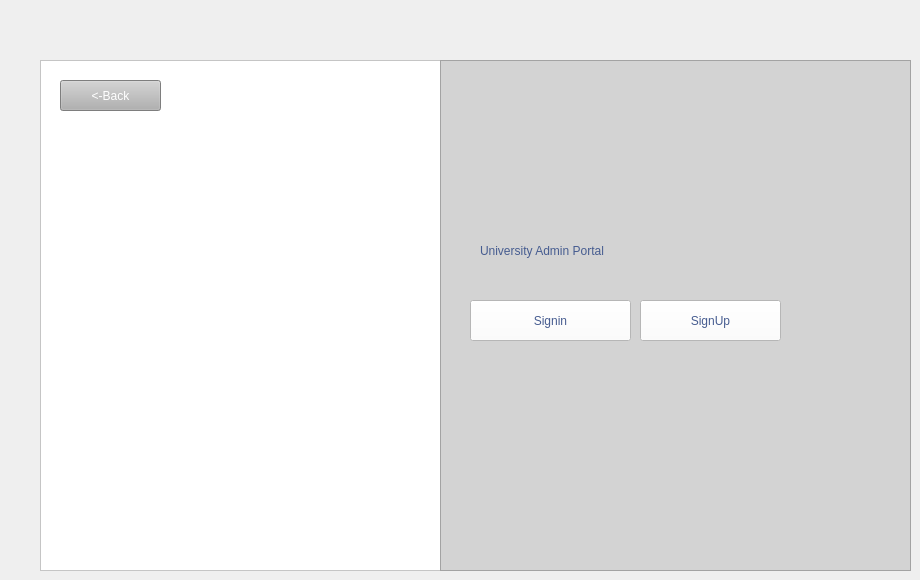
    <widget class="QWidget" name="page_2">
     <widget class="QFrame" name="frame_3">
      <property name="geometry">
       <rect>
        <x>40</x>
        <y>60</y>
        <width>471</width>
        <height>511</height>
       </rect>
      </property>
      <property name="styleSheet">
       <string notr="true">background-color: rgb(255, 255, 255);</string>
      </property>
      <property name="frameShape">
       <enum>QFrame::Shape::StyledPanel</enum>
      </property>
      <property name="frameShadow">
       <enum>QFrame::Shadow::Raised</enum>
      </property>
      <widget class="QLabel" name="label_6">
       <property name="geometry">
        <rect>
         <x>40</x>
         <y>20</y>
         <width>351</width>
         <height>431</height>
        </rect>
       </property>
       <property name="text">
        <string/>
       </property>
       <property name="pixmap">
        <pixmap resource="project01.qrc">:/newPrefix/Privacy policy-rafiki.png</pixmap>
       </property>
       <property name="scaledContents">
        <bool>true</bool>
       </property>
      </widget>
      <widget class="QPushButton" name="AdminPortalbackB">
       <property name="geometry">
        <rect>
         <x>20</x>
         <y>20</y>
         <width>101</width>
         <height>31</height>
        </rect>
       </property>
       <property name="styleSheet">
        <string notr="true">
background-color: rgb(177, 177, 177);
color: rgb(255, 255, 255);
font: 12pt &quot;Segoe UI&quot;;</string>
       </property>
       <property name="text">
        <string>&lt;-Back</string>
       </property>
      </widget>
     </widget>
     <widget class="QFrame" name="frame_4">
      <property name="geometry">
       <rect>
        <x>440</x>
        <y>60</y>
        <width>471</width>
        <height>511</height>
       </rect>
      </property>
      <property name="styleSheet">
       <string notr="true">background-color: rgb(211, 211, 211);</string>
      </property>
      <property name="frameShape">
       <enum>QFrame::Shape::StyledPanel</enum>
      </property>
      <property name="frameShadow">
       <enum>QFrame::Shadow::Raised</enum>
      </property>
      <widget class="QLabel" name="label_7">
       <property name="geometry">
        <rect>
         <x>330</x>
         <y>20</y>
         <width>61</width>
         <height>61</height>
        </rect>
       </property>
       <property name="styleSheet">
        <string notr="true">font: 700 36pt &quot;Segoe UI&quot;;
color: rgb(70, 92, 144);</string>
       </property>
       <property name="text">
        <string/>
       </property>
       <property name="pixmap">
        <pixmap resource="project01.qrc">:/newPrefix/Screenshot_2025-05-15_005716-removebg-preview.png</pixmap>
       </property>
       <property name="scaledContents">
        <bool>true</bool>
       </property>
      </widget>
      <widget class="QPushButton" name="AdminSigninB">
       <property name="geometry">
        <rect>
         <x>30</x>
         <y>240</y>
         <width>161</width>
         <height>41</height>
        </rect>
       </property>
       <property name="styleSheet">
        <string notr="true">background-color: rgb(255, 255, 255);
color: rgb(70, 92, 144);
font: 700 12pt &quot;Segoe UI&quot;;</string>
       </property>
       <property name="text">
        <string>Signin</string>
       </property>
      </widget>
      <widget class="QPushButton" name="AdminSignUpB">
       <property name="geometry">
        <rect>
         <x>200</x>
         <y>240</y>
         <width>141</width>
         <height>41</height>
        </rect>
       </property>
       <property name="styleSheet">
        <string notr="true">background-color: rgb(255, 255, 255);
color: rgb(70, 92, 144);
font: 700 12pt &quot;Segoe UI&quot;;</string>
       </property>
       <property name="text">
        <string>SignUp</string>
       </property>
      </widget>
      <widget class="QLabel" name="label_5">
       <property name="geometry">
        <rect>
         <x>40</x>
         <y>150</y>
         <width>311</width>
         <height>81</height>
        </rect>
       </property>
       <property name="styleSheet">
        <string notr="true">font: 700 20pt &quot;Segoe UI&quot;;

color: rgb(70, 92, 144);</string>
       </property>
       <property name="text">
        <string>University Admin Portal</string>
       </property>
      </widget>
     </widget>
    </widget>
